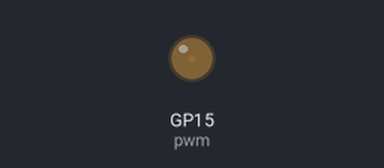
This program was run on a simulated Raspberry Pi Pico running MicroPython. On the bench: output pins drawn as LEDs (lit = HIGH).

Above: at 0.05 s.
At 4.95 s:
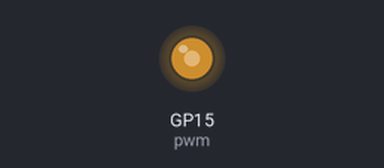
At 7.65 s:
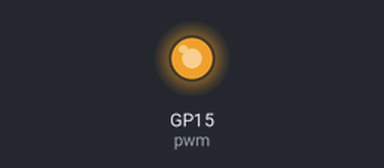
At 15.35 s:
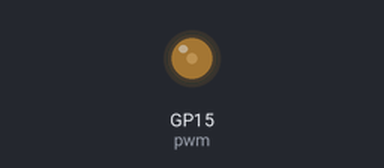
Timing chart, 0 to 22.7 s (numbered marks = the images above):
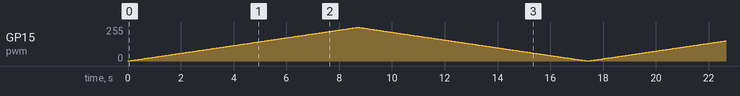

The program:

06_pwm_led.py
```python
from machine import Pin, PWM # PWM allows you to use commands to control a PWM channel on the pico
from time import sleep

'''
Connect an LED to GPIO15, use a 470ohm to connect the LED cathode to ground
For reference: https://datasheets.raspberrypi.org/pico/Pico-R3-A4-Pinout.pdf
'''

pwm = PWM(Pin(15))

pwm.freq(10000) # set the PWM oscillator frequency

while True:
    for duty in range(65025): # this will loop 65025 times, counting from 0 up
        pwm.duty_u16(duty) # Set the duty cycle of the pwm oscillator
        sleep(0.0001) # Sleep for 100 microseconds
    for duty in range(65025, 0, -1): # this will loop 65025 times, counting from 65025 down
        pwm.duty_u16(duty)
        sleep(0.0001)
```
